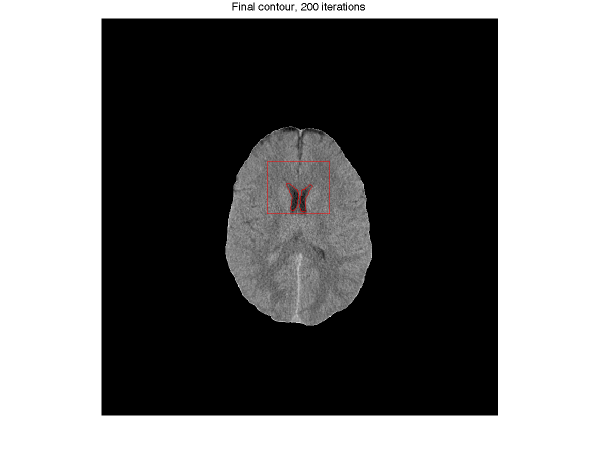
%> input picture ImageProcess/ideal_midline_detection_updated/newFunForVentriclePaper/sample_findLine.png, 1200 x 900 px (shown at 1/2 size)
$ octave test_find_and_write_actual_midline_to_file.m   (GNU Octave 9; MATLAB toolbox functions it lacks are replaced by stand-ins)
%> lines starting %> are read from the running program, lines starting %| are printed output that depends on the picture
I = imread('sample_findLine.png');
%> I is the input picture: size 900x1200x3 uint8; mean R, G, B 116.2, 116.1, 116.1
I = imread('Patient 8720580_10112006-044537_15.png');
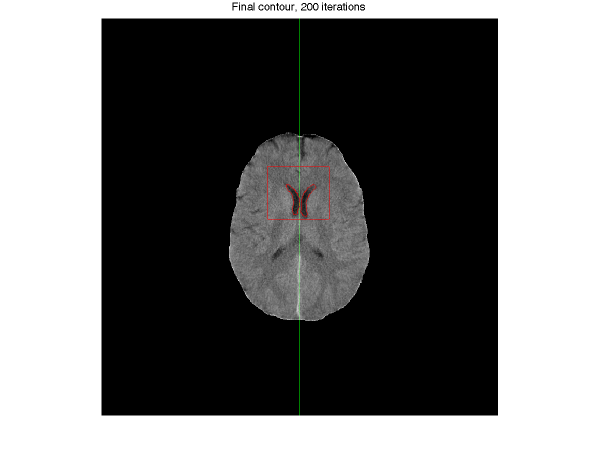
%> input picture ImageProcess/ideal_midline_detection_updated/newFunForVentriclePaper/Patient 8720580_10112006-044537_15.png, 1200 x 900 px (shown at 1/2 size)
%> I is the input picture: size 900x1200x3 uint8; mean R, G, B 114.5, 114.5, 114.3
I = imread('Patient 8704366_09162006-193944_13.png');
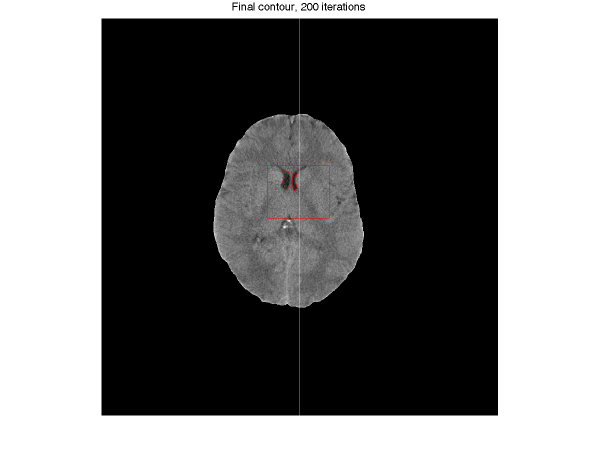
%> input picture ImageProcess/ideal_midline_detection_updated/newFunForVentriclePaper/Patient 8704366_09162006-193944_13.png, 1200 x 900 px (shown at 1/2 size)
%> I is the input picture: size 900x1200x3 uint8; mean R, G, B 115.7, 115.7, 115.5

I = imread('Patient 8720935_09302006-192856_14.png');
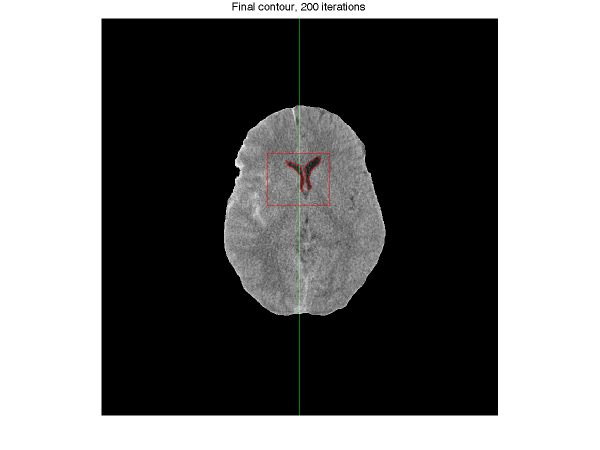
%> input picture ImageProcess/ideal_midline_detection_updated/newFunForVentriclePaper/Patient 8720935_09302006-192856_14.png, 1200 x 900 px (shown at 1/2 size)
%> I is the input picture: size 900x1200x3 uint8; mean R, G, B 118.9, 118.8, 118.7

midline_x = 0;
%> (the run ends here)
